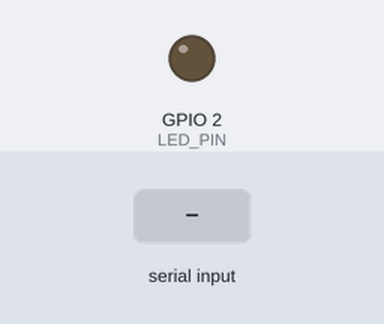
This sketch was run on a simulated ESP32. Shown: output pins drawn as LEDs (lit = HIGH). Dashed ring = blinking. Inputs (shaded band) come from the test bench. I2S audio is not simulated (input reads silence); what the sketch prints to the serial monitor is not drawn.

Above: at 2.2 s.
2.3 s: "r" received over Serial
At 2.42 s:
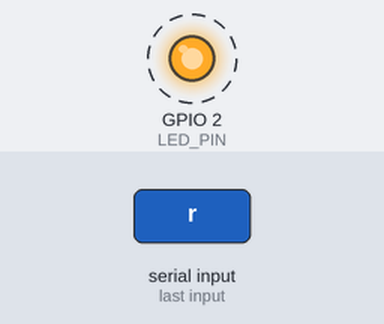
5.3 s: "s" received over Serial
Timing chart, 0 to 8.3 s (numbered marks = the images above; inputs shaded):
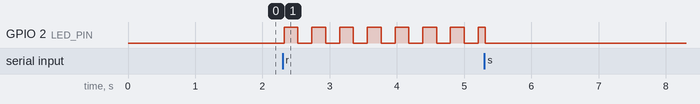

Measured:
- after the input at 2.3 s, GPIO 2 (LED_PIN): alternates HIGH for 0.21 s and LOW for 0.21 s, starting at once

The sketch:

Data_Collection.ino
```cpp
#include <driver/i2s.h>

#define I2S_WS   21
#define I2S_SCK  19
#define I2S_SD   18
#define I2S_PORT I2S_NUM_1
#define SAMPLE_RATE 16000
#define LED_PIN  2

void setup() {
  Serial.begin(921600);
  delay(1000);

  pinMode(LED_PIN, OUTPUT);
  digitalWrite(LED_PIN, LOW);

  i2s_config_t i2s_config = {
    .mode = (i2s_mode_t)(I2S_MODE_MASTER | I2S_MODE_RX),
    .sample_rate = SAMPLE_RATE,
    .bits_per_sample = I2S_BITS_PER_SAMPLE_16BIT,
    .channel_format = I2S_CHANNEL_FMT_ONLY_RIGHT,
    .communication_format = I2S_COMM_FORMAT_STAND_I2S,
    .intr_alloc_flags = ESP_INTR_FLAG_LEVEL1,
    .dma_buf_count = 8,
    .dma_buf_len = 64,
    .use_apll = false,
    .tx_desc_auto_clear = false,
    .fixed_mclk = 0
  };

  i2s_pin_config_t pin_config = {
    .bck_io_num = I2S_SCK,
    .ws_io_num = I2S_WS,
    .data_out_num = I2S_PIN_NO_CHANGE,
    .data_in_num = I2S_SD
  };

  i2s_driver_install(I2S_PORT, &i2s_config, 0, NULL);
  i2s_set_pin(I2S_PORT, &pin_config);
}

void loop() {
  if (Serial.available() && Serial.read() == 'r') {
    int16_t buffer[256];
    size_t bytesRead;
    bool recording = true;

    unsigned long lastBlink = 0;
    bool ledState = false;

    while (recording) {
      i2s_read(I2S_PORT, buffer, sizeof(buffer), &bytesRead, portMAX_DELAY);
      int count = bytesRead / sizeof(int16_t);

      for (int i = 0; i < count; i++) {
        int16_t sample16 = buffer[i] * 8;
        Serial.write((uint8_t*)&sample16, 2);
      }

      if (millis() - lastBlink > 200) {
        ledState = !ledState;
        digitalWrite(LED_PIN, ledState);
        lastBlink = millis();
      }

      if (Serial.available() && Serial.peek() == 's') {
        Serial.read();
        recording = false;
      }
    }

    digitalWrite(LED_PIN, LOW);
  }
}
```
